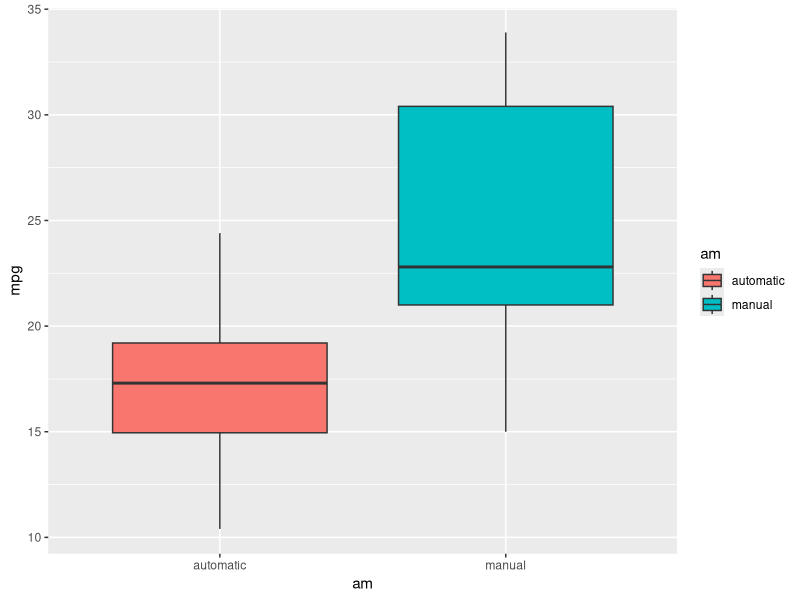
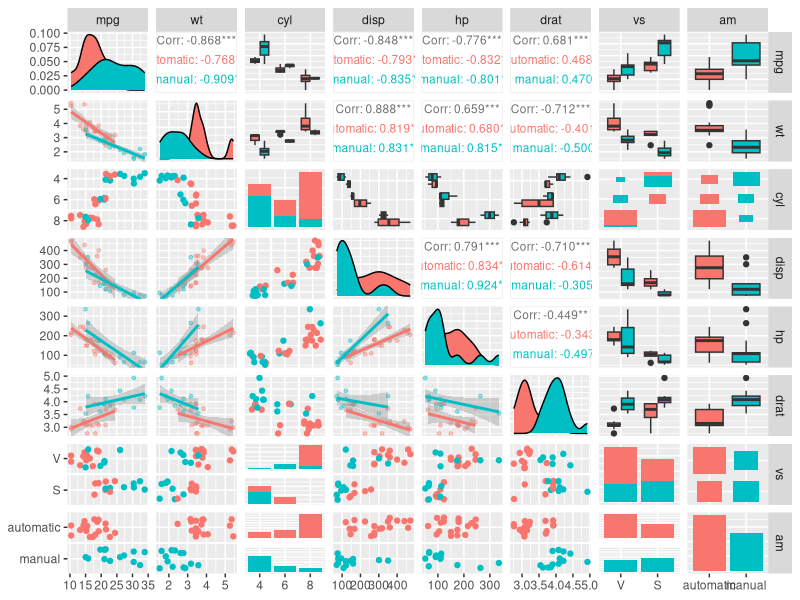
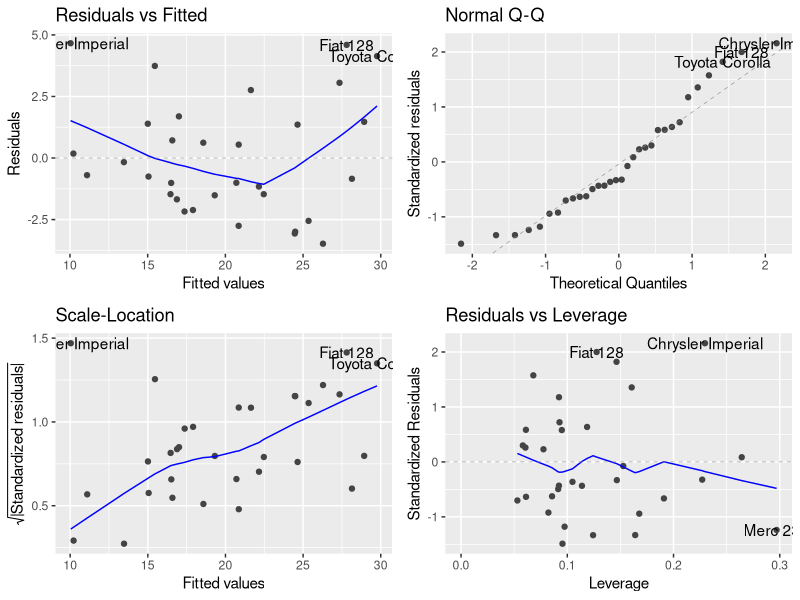

Write the R code that produced these figures, in order.
## ---- chunk 1
knitr::opts_chunk$set(echo = TRUE, warning=FALSE, message=FALSE, fig.width=8, fig.height=4)
options(width=100)
## ---- chunk 2
library(ggplot2)
library(GGally)
library(dplyr)
library(ggfortify)

data(mtcars)

df <- mtcars
df$am <- as.factor(df$am)
levels(df$am) <- c("automatic", "manual")

df$cyl <- as.factor(df$cyl)
df$gear <- as.factor(df$gear)
df$vs <- as.factor(df$vs)
levels(df$vs) <- c("V", "S")
## ---- chunk 3
# Result 1
dim(df)

# Result 2
head(df)
## ---- chunk 4
plot1 <- ggplot(df, aes(am, mpg))
plot1 + geom_boxplot(aes(fill = am))
## ---- chunk 5
# Result 3
cors <- cor(mtcars$mpg, mtcars)
orderedCors <- cors[,order(-abs(cors[1,]))]
orderedCors

# Result 4
amPos <- which(names(orderedCors)=="am")
subsetColumns <- names(orderedCors)[1:amPos]
subsetColumns

df[,subsetColumns] %>% 
   ggpairs(
     mapping = ggplot2::aes(color = am), 
     upper = list(continuous = wrap("cor", size = 3)),
     lower = list(continuous = wrap("smooth", alpha=0.4, size=1), combo = wrap("dot"))
   )
## ---- chunk 6
# Result 5
fit1 <- lm(mpg ~ am, df)
summary(fit1)
## ---- chunk 7
# Result 6
fit2 <- lm(mpg ~ ., df)
summary(fit2)
## ---- chunk 8
# Result 7
fit <- step(fit2, direction="both",trace=FALSE)
summary(fit)
## ---- chunk 9
autoplot(fit)
